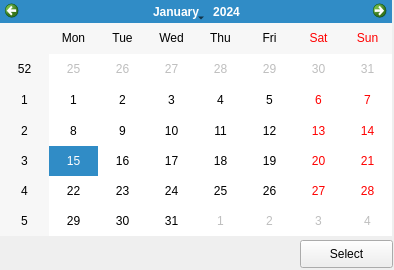
<?xml version="1.0" encoding="UTF-8"?>
<ui version="4.0">
 <class>CalendarWindow</class>
 <widget class="QMainWindow" name="CalendarWindow">
  <property name="geometry">
   <rect>
    <x>0</x>
    <y>0</y>
    <width>394</width>
    <height>270</height>
   </rect>
  </property>
  <property name="windowTitle">
   <string>MainWindow</string>
  </property>
  <widget class="QWidget" name="centralwidget">
   <widget class="QCalendarWidget" name="calendarWidget">
    <property name="geometry">
     <rect>
      <x>0</x>
      <y>0</y>
      <width>392</width>
      <height>236</height>
     </rect>
    </property>
   </widget>
   <widget class="QPushButton" name="selectButton">
    <property name="geometry">
     <rect>
      <x>300</x>
      <y>240</y>
      <width>93</width>
      <height>28</height>
     </rect>
    </property>
    <property name="text">
     <string>Select</string>
    </property>
   </widget>
   <widget class="QLabel" name="label">
    <property name="geometry">
     <rect>
      <x>10</x>
      <y>240</y>
      <width>241</width>
      <height>21</height>
     </rect>
    </property>
    <property name="text">
     <string/>
    </property>
   </widget>
  </widget>
 </widget>
 <resources/>
 <connections/>
</ui>
